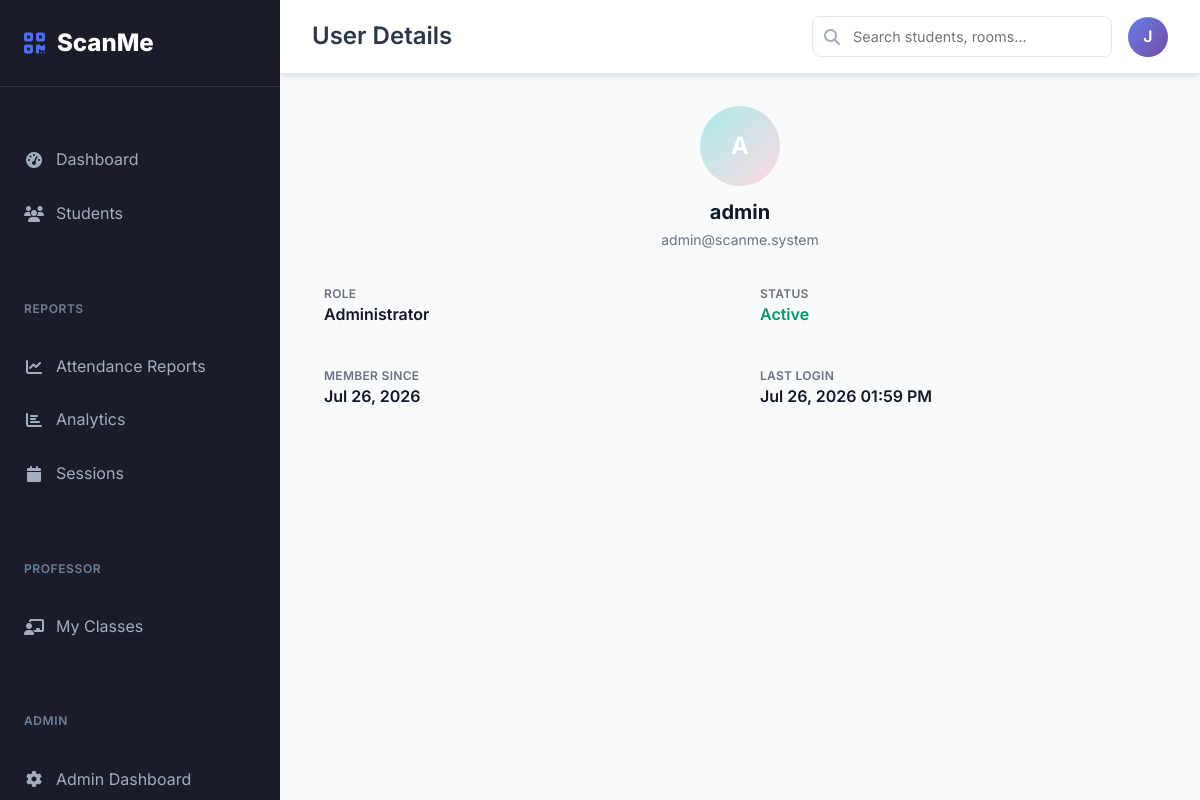
Page /admin/users/3/view (signed in) on the earlier database version.
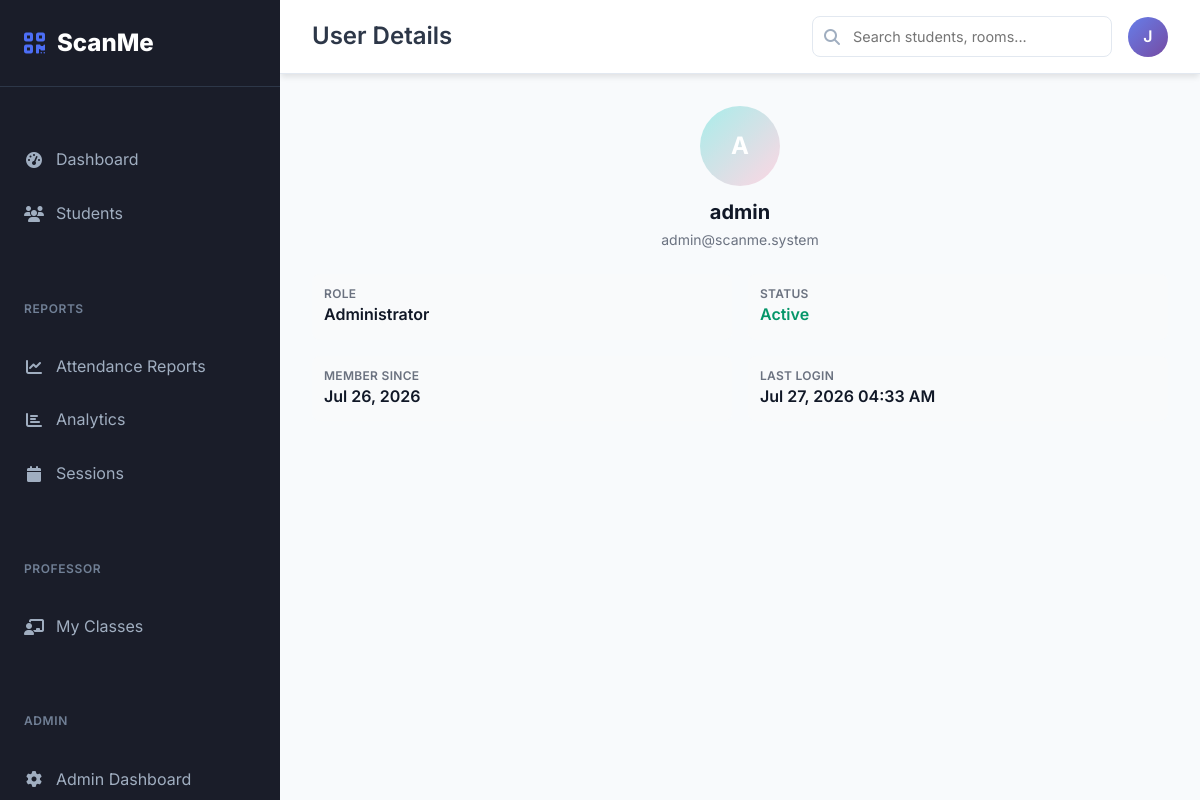
Same page on the later database version.
### app/models/user_model.py (models this page shows, shortened)
class User(UserMixin, db.Model):
    __tablename__ = 'users'
    id = db.Column(db.Integer, primary_key=True)
    username = db.Column(db.String(80), unique=True, nullable=False, index=True)
    email = db.Column(db.String(120), unique=True, nullable=False, index=True)
    password = db.Column(db.String(255), nullable=False)
    role = db.Column(db.String(20), nullable=False, default='student')  # admin, student, professor
    is_active = db.Column(db.Boolean, default=True, nullable=False)
    avatar_url = db.Column(db.String(255), nullable=True)
    created_at = db.Column(db.DateTime, default=datetime.utcnow)
    last_login = db.Column(db.DateTime)
    attendance_records = db.relationship('AttendanceRecord', backref='scanned_by_user', lazy=True,
                                       foreign_keys='AttendanceRecord.scanned_by')
    time_in_records = db.relationship('AttendanceRecord', backref='time_in_scanned_by_user', lazy=True,
                                    foreign_keys='AttendanceRecord.time_in_scanned_by')
    time_out_records = db.relationship('AttendanceRecord', backref='time_out_scanned_by_user', lazy=True,
                                     foreign_keys='AttendanceRecord.time_out_scanned_by')
    def is_admin(self):
        return self.role == 'admin'
    def is_professor(self):
        return self.role == 'professor'
    def can_manage_students(self):
        return self.role in ['admin', 'professor']
    def can_view_reports(self):
        return self.role in ['admin', 'professor']
    def get_display_name(self):
        return self.username.title()
    def get_role_display(self):
        role_names = {
            'admin': 'Administrator',
            'professor': 'Professor',
            'student': 'Student'
        }
        return role_names.get(self.role, self.role.title())

### app/routes/admin_routes.py (the view)
@admin_bp.route('/users/<int:id>/view')
@login_required
@requires_admin
def view_user(id):
    try:
        user = User.query.get_or_404(id)
        modal = request.args.get('modal') == '1'
        parent_template = 'modal_base.html' if modal else 'dashboard_base.html'
        return render_template('admin/view_user.html', user=user, modal=modal, parent_template=parent_template)
    except Exception as e:
        flash(f'Error loading user details: {str(e)}', 'error')
        return redirect(url_for('admin.manage_users'))

### app/utils/auth_utils.py (called while the page is built)
def requires_role(allowed_roles):
    def decorator(f):
        @wraps(f)
        def decorated_function(*args, **kwargs):
            if not current_user.is_authenticated:
                flash('Please log in to access this page.', 'error')
                return redirect(url_for('auth.login', next=request.url))
            if current_user.role not in allowed_roles:
                flash('You do not have permission to access this page.', 'error')
                return redirect(url_for('main.dashboard'))
            return f(*args, **kwargs)
        return decorated_function
    return decorator

### app/templates/admin/view_user.html
{% extends parent_template|default("dashboard_base.html") %}
{% block page_title %}User Details{% endblock %}
{% block content %}
<div class="tw-space-y-4">
    <div class="tw-text-center tw-mb-6">
        <div class="tw-w-20 tw-h-20 tw-rounded-full tw-flex tw-items-center tw-justify-center tw-text-white tw-font-bold tw-text-2xl tw-mx-auto tw-mb-3" style="background: {{ get_avatar_color(user.username or 'User') }};">
            {{ (user.username[0] if user.username else 'U').upper() }}
        </div>
        <h4 class="tw-text-xl tw-font-bold tw-text-gray-900 tw-mb-1">{{ user.username or 'Unknown User' }}</h4>
        <p class="tw-text-sm tw-text-gray-500">{{ user.email or 'No email' }}</p>
    </div>
    <div class="tw-grid tw-grid-cols-1 sm:tw-grid-cols-2 tw-gap-4">
        <div class="tw-bg-gray-50 tw-rounded-lg tw-p-3">
            <div class="tw-text-xs tw-font-semibold tw-text-gray-500 tw-uppercase tw-tracking-wide">Role</div>
            <div class="tw-font-semibold tw-text-gray-900">{{ user.get_role_display() }}</div>
        </div>
        <div class="tw-bg-gray-50 tw-rounded-lg tw-p-3">
            <div class="tw-text-xs tw-font-semibold tw-text-gray-500 tw-uppercase tw-tracking-wide">Status</div>
            <div class="tw-font-semibold {{ 'tw-text-emerald-600' if user.is_active else 'tw-text-gray-600' }}">{{ 'Active' if user.is_active else 'Inactive' }}</div>
        </div>
        <div class="tw-bg-gray-50 tw-rounded-lg tw-p-3">
            <div class="tw-text-xs tw-font-semibold tw-text-gray-500 tw-uppercase tw-tracking-wide">Member Since</div>
            <div class="tw-font-semibold tw-text-gray-900">{{ user.created_at.strftime('%b %d, %Y') if user.created_at else 'Unknown' }}</div>
        </div>
        <div class="tw-bg-gray-50 tw-rounded-lg tw-p-3">
            <div class="tw-text-xs tw-font-semibold tw-text-gray-500 tw-uppercase tw-tracking-wide">Last Login</div>
            <div class="tw-font-semibold tw-text-gray-900">{{ user.last_login.strftime('%b %d, %Y %I:%M %p') if user.last_login else 'Never' }}</div>
        </div>
    </div>
</div>
{% endblock %}

### app/templates/dashboard_base.html (shortened to what this page needs)
<!DOCTYPE html>
<html lang="en">
<head>
    <link href="https://cdn.jsdelivr.net/npm/bootstrap@5.3.3/dist/css/bootstrap.min.css" rel="stylesheet">
    <script src="https://cdn.tailwindcss.com"></script>
    <link rel="stylesheet" href="https://cdnjs.cloudflare.com/ajax/libs/font-awesome/6.6.0/css/all.min.css">
</head>
<body>
    <nav class="sidebar" id="sidebar">
        <a href="{{ url_for('main.index') }}" class="sidebar-brand">
            <i class="fas fa-qrcode"></i>
            ScanMe
        </a>
        <div class="nav-group">
            <ul class="sidebar-nav">
                <li class="nav-item">
                    <a href="{{ url_for('main.dashboard') }}" class="nav-link {{ 'active' if request.endpoint == 'main.dashboard' }}">
                        <i class="fas fa-tachometer-alt"></i>
                        Dashboard
                    </a>
                </li>
                {% if current_user.can_manage_students() %}
                <li class="nav-item">
                    <a href="{{ url_for('students.list_students') }}" class="nav-link {{ 'active' if 'students' in request.endpoint }}">
                        <i class="fas fa-users"></i>
                        Students
                    </a>
                </li>
                {% endif %}
            </ul>
        </div>
        {% if current_user.can_view_reports() %}
        <div class="nav-group">
            <div class="nav-group-title">Reports</div>
            <ul class="sidebar-nav">
                <li class="nav-item">
                    <a href="{{ url_for('attendance.reports') }}" class="nav-link {{ 'active' if request.endpoint == 'attendance.reports' }}">
                        <i class="fas fa-chart-line"></i>
                        Attendance Reports
                    </a>
                </li>
                <li class="nav-item">
                    <a href="{{ url_for('attendance.analytics') }}" class="nav-link {{ 'active' if request.endpoint == 'attendance.analytics' }}">
                        <i class="fas fa-chart-bar"></i>
                        Analytics
                    </a>
                </li>
                <li class="nav-item">
                    <a href="{{ url_for('attendance.manage_sessions') }}" class="nav-link {{ 'active' if request.endpoint == 'attendance.manage_sessions' }}">
                        <i class="fas fa-calendar"></i>
                        Sessions
                    </a>
                </li>
            </ul>
        </div>
        {% endif %}
        {% if current_user.is_professor() or current_user.is_admin() %}
        <div class="nav-group">
            <div class="nav-group-title">Professor</div>
            <ul class="sidebar-nav">
                <li class="nav-item">
                    <a href="{{ url_for('professor.dashboard') }}" class="nav-link {{ 'active' if request.endpoint == 'professor.dashboard' }}">
                        <i class="fas fa-chalkboard-teacher"></i>
                        My Classes
                    </a>
                </li>
            </ul>
        </div>
        {% endif %}
        {% if current_user.is_admin() %}
        <div class="nav-group">
            <div class="nav-group-title">Admin</div>
            <ul class="sidebar-nav">
                <li class="nav-item">
                    <a href="{{ url_for('admin.dashboard') }}" class="nav-link {{ 'active' if request.endpoint == 'admin.dashboard' }}">
                        <i class="fas fa-cog"></i>
                        Admin Dashboard
                    </a>
                </li>
            </ul>
        </div>
        {% endif %}
    </nav>
    <main class="main-content">
        <header class="topbar">
            <div class="d-flex align-items-center">
                <h1 class="page-title">{% block page_title %}Dashboard{% endblock %}</h1>
            </div>
            <div class="topbar-actions">
                <div class="search-box">
                    <i class="fas fa-search"></i>
                    <input type="text" placeholder="Search students, rooms..." id="globalSearch">
                </div>
                <div class="user-dropdown dropdown">
                    <div class="user-avatar" data-bs-toggle="dropdown" aria-expanded="false">
                        {{ current_user.username[0].upper() }}
                    </div>
                </div>
            </div>
        </header>
        <div class="content-area">
            {% block content %}{% endblock %}
        </div>
    </main>
</body>
</html>

### app/templates/dashboard_base.html (style rules this page uses)
:root { --sidebar-width: 280px; --sidebar-bg: #1a1d29; --sidebar-hover: #2d3748; --sidebar-active: #4c6ef5; --sidebar-text: #a0aec0; --sidebar-text-active: #ffffff; --main-bg: #f8fafc; --card-shadow: 0 4px 6px -1px rgba(0, 0, 0, 0.1); --border-color: #e2e8f0; }
a, a:hover { text-decoration: none !important; }
* { margin: 0; padding: 0; box-sizing: border-box; }
body { font-family: 'Inter', -apple-system, BlinkMacSystemFont, 'Segoe UI', 'Roboto', sans-serif; background-color: var(--main-bg); line-height: 1.6; }
.sidebar { position: fixed; top: 0; left: 0; height: 100vh; width: var(--sidebar-width); background: var(--sidebar-bg); z-index: 1000; transition: all 0.3s ease; overflow-y: auto; scrollbar-width: thin; scrollbar-color: #4a5568 transparent; }
.sidebar-brand { display: flex; align-items: center; padding: 1.5rem; text-decoration: none; color: white; font-size: 1.5rem; font-weight: 800; border-bottom: 1px solid #2d3748; }
.sidebar-brand i { color: var(--sidebar-active); margin-right: 0.75rem; }
.sidebar-nav { list-style: none; padding: 1rem 0; }
.nav-item { margin-bottom: 0.25rem; }
.nav-link { display: flex; align-items: center; padding: 0.75rem 1.5rem; color: var(--sidebar-text); text-decoration: none; transition: all 0.2s ease; border: none; background: none; width: 100%; text-align: left; }
.nav-link i { width: 20px; margin-right: 0.75rem; text-align: center; }
.nav-group { margin-top: 2rem; position: relative; }
.nav-group-title { padding: 0.5rem 1.5rem; font-size: 0.75rem; font-weight: 600; text-transform: uppercase; letter-spacing: 0.05em; color: #718096; }
.main-content { margin-left: var(--sidebar-width); min-height: 100vh; transition: all 0.3s ease; }
.topbar { background: white; border-bottom: 1px solid var(--border-color); padding: 1rem 2rem; display: flex; align-items: center; justify-content: space-between; box-shadow: var(--card-shadow); position: sticky; top: 0; z-index: 100; }
.page-title { margin: 0; font-size: 1.5rem; font-weight: 600; color: #2d3748; }
.topbar-actions { display: flex; align-items: center; gap: 1rem; }
.search-box { position: relative; min-width: 300px; }
.search-box input { border: 1px solid var(--border-color); border-radius: 8px; padding: 0.5rem 1rem 0.5rem 2.5rem; width: 100%; font-size: 0.9rem; }
.search-box i { position: absolute; left: 0.75rem; top: 50%; transform: translateY(-50%); color: #a0aec0; }
.user-dropdown { position: relative; }
.user-avatar { width: 40px; height: 40px; border-radius: 50%; background: linear-gradient(135deg, #667eea 0%, #764ba2 100%); display: flex; align-items: center; justify-content: center; color: white; font-weight: 600; cursor: pointer; }
.content-area { padding: 2rem; }

Differences in the rows shown:
changed User "admin": last_login "Jul 26, 2026 01:59 PM" → "Jul 27, 2026 04:33 AM"
